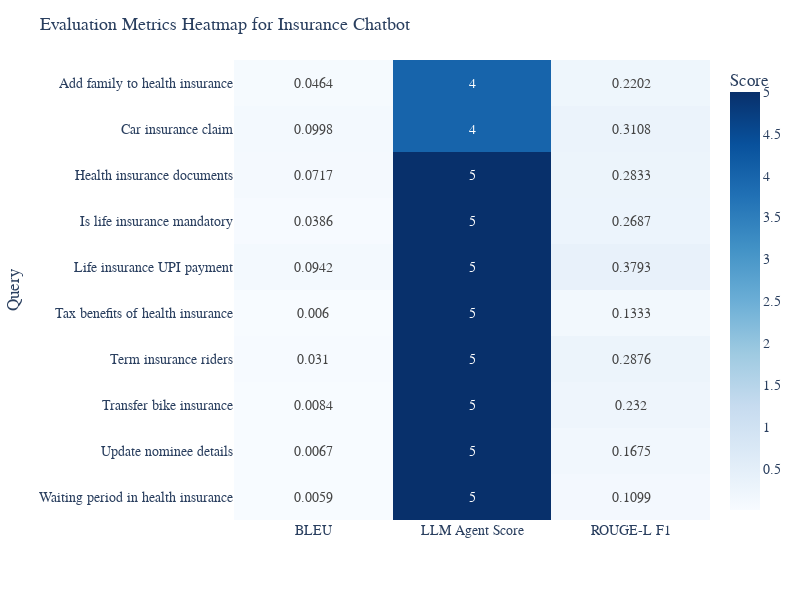

Notebook code for this chart:
### Code cell
import pandas as pd
import plotly.express as px

# Your evaluation data
data = {
    "Query": [
        "Car insurance claim",
        "Health insurance documents",
        "Life insurance UPI payment",
        "Add family to health insurance",
        "Term insurance riders",
        "Update nominee details",
        "Waiting period in health insurance",
        "Is life insurance mandatory",
        "Tax benefits of health insurance",
        "Transfer bike insurance",
    ],
    "BLEU": [0.0998, 0.0717, 0.0942, 0.0464, 0.0310, 0.0067, 0.0059, 0.0386, 0.0060, 0.0084],
    "ROUGE-L F1": [0.3108, 0.2833, 0.3793, 0.2202, 0.2876, 0.1675, 0.1099, 0.2687, 0.1333, 0.2320],
    "LLM Agent Score": [4, 5, 5, 4, 5, 5, 5, 5, 5, 5]
}

df = pd.DataFrame(data)

# Melt for better heatmap layout
df_melted = df.melt(id_vars=["Query"], var_name="Metric", value_name="Score")

# Create heatmap
fig = px.imshow(
    df.pivot_table(index="Query", values=["BLEU", "ROUGE-L F1", "LLM Agent Score"]),
    labels=dict(color="Score"),
    text_auto=True,
    color_continuous_scale="Blues",
    aspect="auto"
)

# Update layout for research paper style
fig.update_layout(
    title="Evaluation Metrics Heatmap for Insurance Chatbot",
    title_font_size=18,
    font=dict(family="Arial", size=14),
    height=600,
    width=800
)

fig.show()

### Figure 1 — Plotly figure (JSON) as saved in the notebook; plotly's stock layout.template omitted (floating-point values rounded to 4 significant figures)
{"data": [{"coloraxis": "coloraxis", "hovertemplate": "x: %{x}<br>Query: %{y}<br>Score: %{z}<extra></extra>", "name": "0", "texttemplate": "%{z}", "type": "heatmap", "x": ["BLEU", "LLM Agent Score", "ROUGE-L F1"], "xaxis": "x", "y": ["Add family to health insurance", "Car insurance claim", "Health insurance documents", "Is life insurance mandatory", "Life insurance UPI payment", "Tax benefits of health insurance", "Term insurance riders", "Transfer bike insurance", "Update nominee details", "Waiting period in health insurance"], "yaxis": "y", "z": [[0.0464, 4, 0.2202], [0.0998, 4, 0.3108], [0.0717, 5, 0.2833], [0.0386, 5, 0.2687], [0.0942, 5, 0.3793], [0.006, 5, 0.1333], [0.031, 5, 0.2876], [0.0084, 5, 0.232], [0.0067, 5, 0.1675], [0.0059, 5, 0.1099]]}], "layout": {"coloraxis": {"colorbar": {"title": {"text": "Score"}}, "colorscale": [[0, "rgb(247,251,255)"], [0.125, "rgb(222,235,247)"], [0.25, "rgb(198,219,239)"], [0.375, "rgb(158,202,225)"], [0.5, "rgb(107,174,214)"], [0.625, "rgb(66,146,198)"], [0.75, "rgb(33,113,181)"], [0.875, "rgb(8,81,156)"], [1, "rgb(8,48,107)"]]}, "font": {"family": "Arial", "size": 14}, "height": 600, "margin": {"t": 60}, "title": {"font": {"size": 18}, "text": "Evaluation Metrics Heatmap for Insurance Chatbot"}, "width": 800, "xaxis": {"anchor": "y", "domain": [0, 1]}, "yaxis": {"anchor": "x", "autorange": "reversed", "domain": [0, 1], "title": {"text": "Query"}}}}
